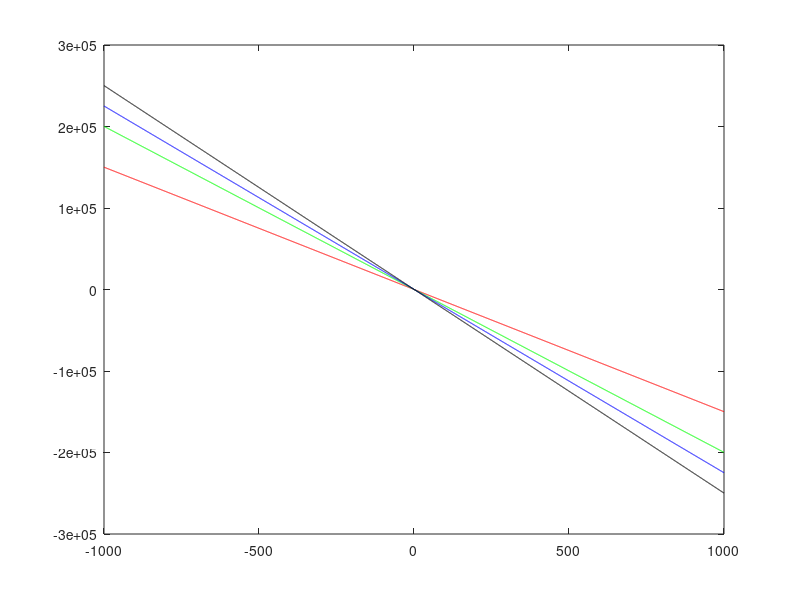

MATLAB code for this plot:
m=[-1000:0.5:1000];
c1=-150*m+100;
c2=-200*m+150;
c3=-225*m+175;
c4=-250*m+200;

plot(m,c1,'r',m,c2,'g',m,c3,'b',m,c4,'k');

